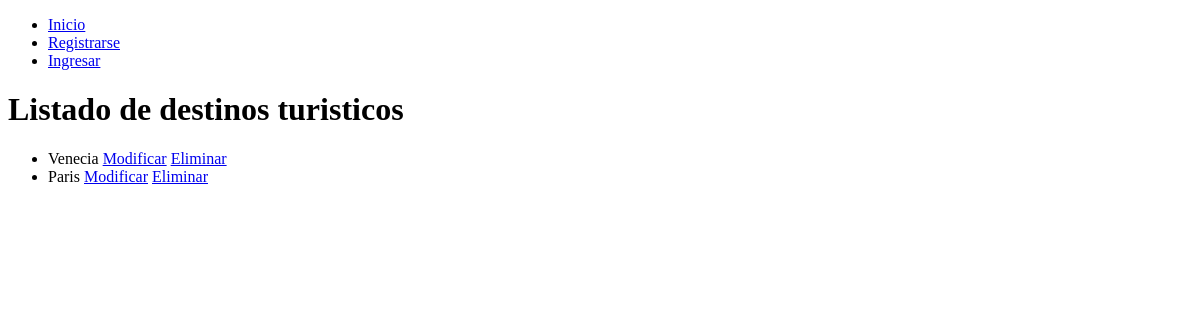
The app's page /administrar_destinos/, older data.
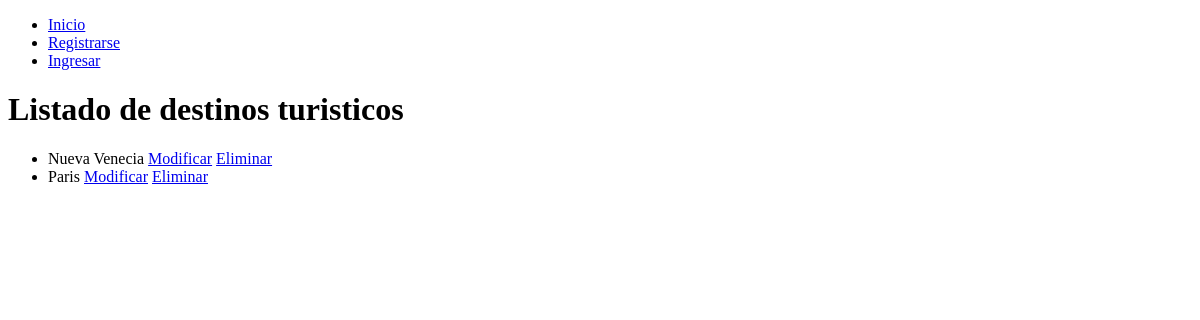
The same page, newer data.
### destinos/models.py (models this page shows, shortened)
class DestinosTuristicos(models.Model):
    nombreCiudad = models.CharField(max_length=100)
    descripcionCiudad = models.TextField()
    imagenCiudad = models.ImageField(upload_to='imagenes/')
    precioTour = models.DecimalField(max_digits=8, decimal_places=2)
    ofertaTour = models.BooleanField(default=False)

### destinos/views.py (the view)
# urls.py: path('administrar_destinos/', views.administrar_destinos, name='administrar_destinos'),
def administrar_destinos(request):
    destinos = DestinosTuristicos.objects.all()
    context ={
      'destinos': destinos,
    }
    return render(request, 'administrar_destinos.html', context)

### templates/administrar_destinos.html (shortened to what this page needs)
<!DOCTYPE html>
<html>
<head>
</head>
<body>
    <header>
        <nav>
            <ul>
                <li><a href="http://127.0.0.1:8000/" class="sub">Inicio</a></li>
                {% if user.is_authenticated %}
                    <li class="sub welcome-message">¡Bienvenido<span> {{user.username}}!</span></li>
                    <li><a href="http://127.0.0.1:8000/cuentas/logout" class="sub">Salir</a></li>
                {% else %}
                    <li><a href="http://127.0.0.1:8000/cuentas/register" class="sub">Registrarse</a></li>
                    <li><a href="http://127.0.0.1:8000/cuentas/login" class="sub">Ingresar</a></li>
                {% endif %}
            </ul>
        </nav>
    </header>
    {% block content %}
    <div id = "destinos" class="dest-container">
        <h1>Listado de destinos turisticos</h1>
        <ul>
        {% for obj in destinos %}
            <li>{{ obj.nombreCiudad }} <a href="http://127.0.0.1:8000/modificar_destino/{{ obj.nombreCiudad }}">Modificar</a> <a href="http://127.0.0.1:8000/eliminar_destino/{{ obj.nombreCiudad }}">Eliminar</a></li>
        {% endfor %}
        </ul>
    </div>
    {%endblock%}
</body>
</html>

Row changes from the older to the newer data that the page shows:
changed DestinosTuristicos: nombreCiudad "Venecia" → "Nueva Venecia"
